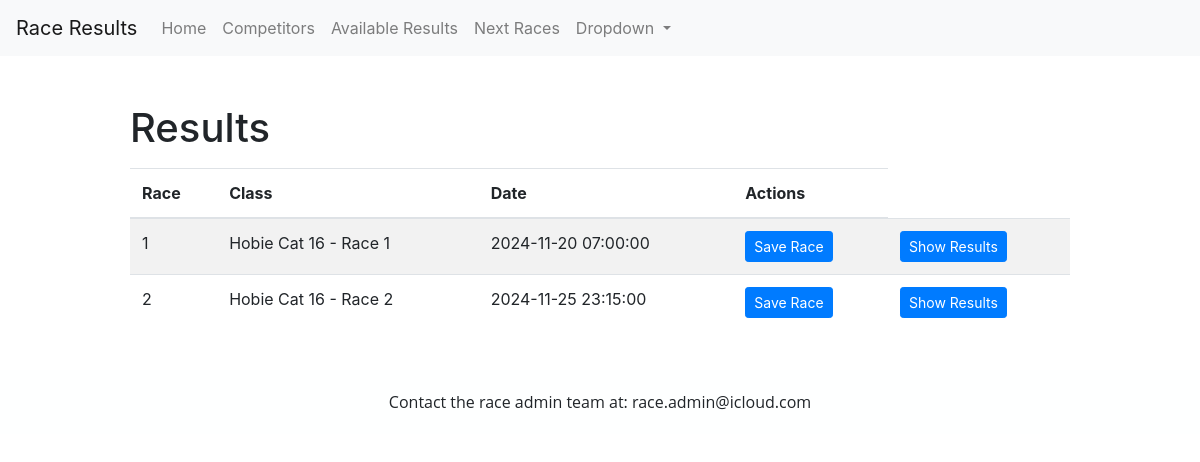
The app's page /results with its own data.
### app/models.py (models this page shows)
class Race(db.Model):
    __tablename__= 'race'
    id = db.Column(db.Integer, primary_key=True)
    race_date = db.Column(db.DateTime, nullable=False)
    description = db.Column(db.String)
    status = db.Column(db.Boolean, default=False) # true for complete, false for incomplete
    competitor_races = db.relationship('CompetitorRace', back_populates='race')

### app/views.py (the view)
@app.route('/results')
def results():
    races = Race.query.filter_by(status=True).all() #only show races that have been completed (and therfore have results)
    return render_template('results.html', races=races)

### app/templates/results.html (shortened to what this page needs)
{% extends "base.html" %}
{% block content %}
<div class="container">
    <h1 class="mt-4">Results</h1>
    <table class="table table-striped mt-3">
        <thead>
            <tr>
                <th>Race</th>
                <th>Class</th>
                <th>Date</th>
                <th>Actions</th>
            </tr>
        </thead>
        <tbody>
            {% for race in races %}
            <tr>
                <td>{{ race.id }}</td>
                <td>{{ race.description }}</td>
                <td>{{ race.race_date }}</td>
                <td>
                    <form action="{{ url_for('save_race', race_id=race.id) }}" method="post">
                        <button class="btn btn-primary btn-sm" type="submit">Save Race</button>
                    </form>
                </td>
                <td>
                    <a href="{{ url_for('show_race_results', race_id=race.id) }}" class="btn btn-primary btn-sm">Show Results</a>
                </td>
            </tr>
            {% endfor %}
        </tbody>
    </table>
</div>
</body>
</html>
{% endblock %}

### app/static/style.css (style rules this page uses)
body, h1, h2, h3, p, ul, li { margin: 0; padding: 0; }

### records on screen
Race: id "1", description "Hobie Cat 16 - Race 1", race_date "2024-11-20 07:00:00"
Race: id "2", description "Hobie Cat 16 - Race 2", race_date "2024-11-25 23:15:00"
